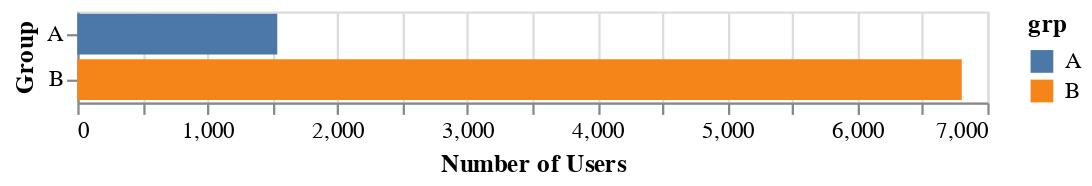

The code cell stored with this chart in its notebook:
### Markdown cell above
Первичный анализ эксперимента
----------------------

### Code cell
import altair as alt # библиотека для визуализации данных

alt.data_transformers.disable_max_rows()
alt.Chart(data).mark_bar().encode(
    alt.Y('grp', title='Group'),
    alt.X('count(student_id)', title='Number of Users'),
    color='grp'
)

### Figure 1 — Vega-Lite specification as saved in the notebook (floating-point values rounded to 4 significant figures; data arrays with more than 128 entries replaced by an {"elided": "..."} marker saying what was removed)
{"config": {"view": {"continuousWidth": 400, "continuousHeight": 300}}, "data": {"name": "data-216201720e4270b3c171bcbc79e0a205"}, "mark": "bar", "encoding": {"color": {"type": "nominal", "field": "grp"}, "x": {"type": "quantitative", "aggregate": "count", "field": "student_id", "title": "Number of Users"}, "y": {"type": "nominal", "field": "grp", "title": "Group"}}, "$schema": "https://vega.github.io/schema/vega-lite/v4.8.1.json", "datasets": {"data-216201720e4270b3c171bcbc79e0a205": {"elided": "8341 records"}}}
